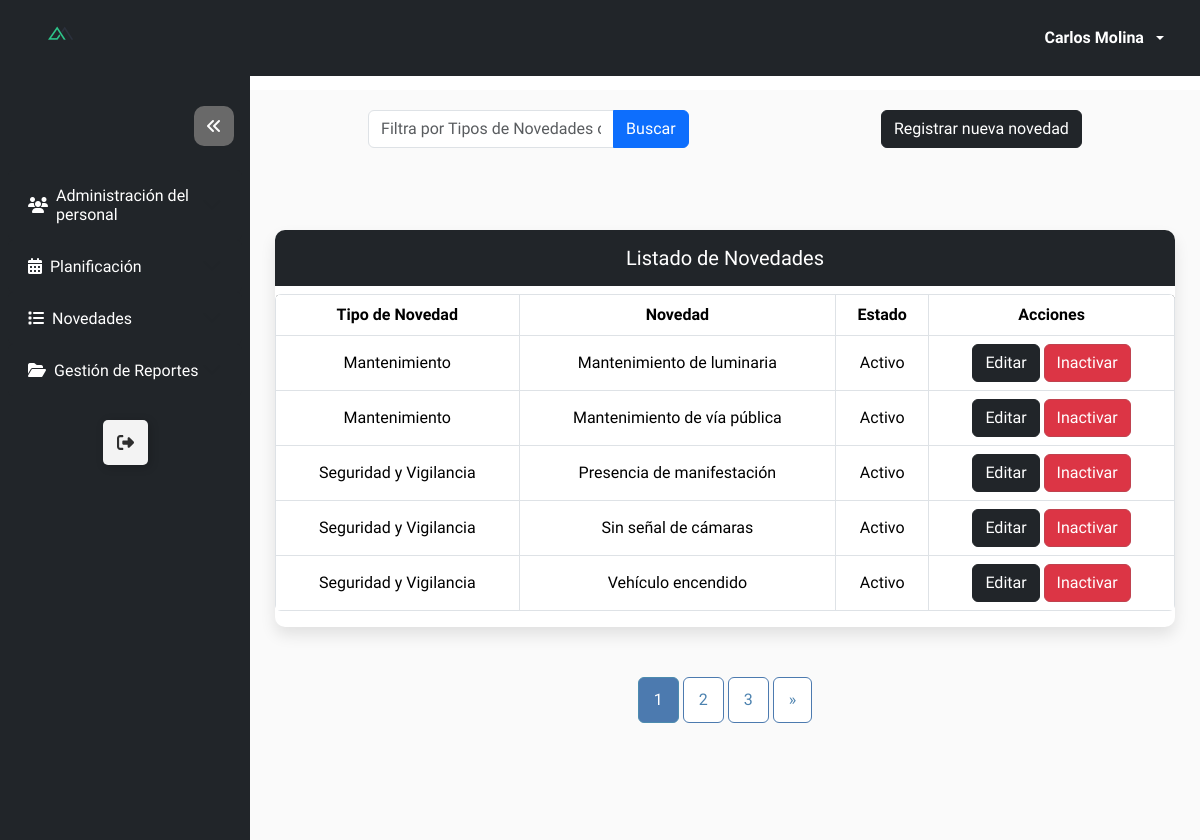
The page /novedad/inicio/ (signed in) on the database its author committed.
### Modulos/Login/models.py (models this page shows, shortened)
class Usuario(AbstractBaseUser, PermissionsMixin):
    username = models.CharField(max_length=15,unique=True)
    email = models.EmailField(unique=True, max_length=50)
    nombre = models.CharField(max_length = 15, blank = True, null = True)
    apellido = models.CharField(max_length = 15, blank = True, null = True)
    cedula = models.CharField(unique=True, max_length=10, null=True)
    estado = models.BooleanField(default=True)
    is_staff = models.BooleanField(default=False)  # Permitir el acceso al admin
    is_superuser = models.BooleanField(default=False)  #Acceso completo y sin restricciones, permitiendo cualquier acción.
    primera_sesion = models.BooleanField(default=True)
    fecha_creacion = models.DateTimeField(auto_now_add=True)
    fecha_modificacion = models.DateTimeField(auto_now=True)
    rol = models.ForeignKey('Rol', on_delete=models.SET_NULL, null=True, blank=True)
    objects = UsuarioManager()
    USERNAME_FIELD = 'username'

### Modulos/Coordinador/Novedad/models.py (models this page shows, shortened)
class Novedad_Model(models.Model):
    descripcion = models.CharField(unique= True, max_length = 50)
    estado = models.BooleanField(default = True)
    tiponovedad = models.ForeignKey(TipoNovedad_Model, on_delete=models.PROTECT)
    class Meta:
        unique_together = ('descripcion', 'tiponovedad')

class TipoNovedad_Model(models.Model):
    descripcion = models.CharField(unique= True, max_length = 50)
    estado = models.BooleanField(default = True)
    def __str__(self):
        return f'{self.descripcion}'

### Modulos/Coordinador/Novedad/views.py (the view)
# urls.py: path('inicio/', Novedad_View.as_view(), name = 'inicio'),
class Novedad_View(LoginRequiredMixin, RoleRequiredMixin, ListView):
    template_name = 'novedad.html'
    context_object_name = 'novedad'
    model = Novedad_Model
    required_role = 'Coordinador'
    paginate_by = 5
    def get_context_data(self, **kwargs):
        context = super().get_context_data(**kwargs)
        context['dirurl'] = reverse('novedad:crear_novedad')
        context['title_table'] = 'Listado de Novedades'
        context['dir_search'] = self.request.path
        context['query'] = self.request.GET.get('query', '')
        return context
    def get_queryset(self):
        query = self.request.GET.get("query")
        if query:
            return self.model.objects.filter(
                Q(descripcion__icontains=query) |
                Q(tiponovedad__descripcion__icontains=query)  # Reemplaza "tipo_novedad" con el nombre del campo de relación.
            )
        return self.model.objects.all()

### Modulos/Login/mixin.py (called while the page is built)
    def dispatch(self, request, *args, **kwargs):
        if not request.user.rol or request.user.rol.name != self.required_role:
            return redirect(reverse('login:acceso_restringido'))
        return super().dispatch(request, *args, **kwargs)

### Modulos/Login/utils.py (called while the page is built)
def configuracion_completa():
    rol = Rol.objects.filter(name='Coordinador', estado=True).exists()
    usuario_coordinador = Usuario.objects.filter(rol__name='Coordinador', estado=True).exists()
    return rol and usuario_coordinador

### Modulos/Coordinador/Novedad/templates/novedad.html (shortened to what this page needs)
{% extends 'modulos.html' %}
{% load static %}
{% block search %}
<form action="{{ dir_search }}" method="GET">
    <div class="input-group">
        <input type="text" class="form-control" name="query" value="{{ query }}"
        placeholder = "Filtra por Tipos de Novedades o Novedades" aria-describedby="basic-addon2" />
        <button type="submit" class="btn btn-primary mr-1" id="idSearchSp">Buscar</button>
    </div>
</form>
{% endblock %}
{% block btnTitle %}
<a class="btn btn-dark btn-add" href="{{ dirurl }}">
    Registrar nueva novedad
</a>
{% endblock %}
{% block thead %}
<th> Tipo de Novedad </th>
<th> Novedad </th>
<th> Estado </th>
<th> Acciones </th>
{% endblock %}
{% block tbody %}
{% if novedad %}
{% for nov in novedad %}
<tr>
    <td>{{ nov.tiponovedad }}</td>
    <td>{{ nov.descripcion }}</td>
    {% if nov.estado == True %}
    <td>Activo</td>
    {% else %}
    <td>Inactivo</td>
    {% endif %}
    <td>
        <a class="btn btn-dark" href="{% url 'novedad:editar_nov' nov.id %}">
            Editar
        </a>
        <form action="{% url 'novedad:inactivar_activar_novedad' pk=nov.id %}" method="post" style="display: inline;">
            {% if nov.estado %}
            <button type="submit" class="btn btn-danger">Inactivar</button>
            {% else %}
            <button type="submit" class="btn btn-success">Activar</button>
            {% endif %}
        </form>
    </td>
</tr>
{% endfor %}
{% else %}
<tr>
    <td colspan="4"> No existen novedades registradas</td>
</tr>
{% endif %}
{% endblock %}

### templates/navbar.html (shortened to what this page needs)
{% load static %}
<nav class="navbar navbar-expand-lg navbar-dark bg-dark sticky-top">
    <div class="container-fluid">
        <a href="/" class="navbar-brand">
            <img src="{% static 'img/inci_manager.png' %}" class="mx-4" width="50px">
        </a>
        <div class="collapse navbar-collapse justify-content-end" id="navbarContent">
            <ul class="navbar-nav mb-2 mb-lg-0">
                <li class="nav-item dropdown mx-3 my-auto">
                    <a class="nav-link dropdown-toggle text-white d-flex align-items-center" href="#" role="button"
                        data-bs-toggle="dropdown" aria-expanded="false">
                        <span class="me-2"><b>{{ nombre }} {{ apellido }}</b></span>
                    </a>
                </li>
            </ul>
        </div>
    </div>
</nav>

### static/css/style.css (style rules this page uses)
:root { --bg-color: #FAFAFA; --sidebar-bg: rgb(18, 23, 30); --sidebar-hover-bg: beige; --sidebar-text-color: white; --sidebar-hover-text: black; --arrow-bg: dimgrey; --arrow-hover-bg: rgb(218, 218, 218); --arrow-hover-color: #12171e; --transition-speed: 0.5s; }

### static/css/style_tabla.css (style rules this page uses)
.table td, .table th { vertical-align: middle; }
.table th, td { padding: 40px; text-align: center; }

### rows shown on the page
Usuario: nombre "Carlos", apellido "Molina"
Novedad_Model: tiponovedad "Mantenimiento", descripcion "Mantenimiento de luminaria", estado "Activo"
Novedad_Model: tiponovedad "Mantenimiento", descripcion "Mantenimiento de vía pública", estado "Activo"
Novedad_Model: tiponovedad "Seguridad y Vigilancia", descripcion "Presencia de manifestación", estado "Activo"
Novedad_Model: tiponovedad "Seguridad y Vigilancia", descripcion "Sin señal de cámaras", estado "Activo"
Novedad_Model: tiponovedad "Seguridad y Vigilancia", descripcion "Vehículo encendido", estado "Activo"

### other values the page prints
{{ title_table }} "Listado de Novedades"
{{ num }} "1" "2" "3"
